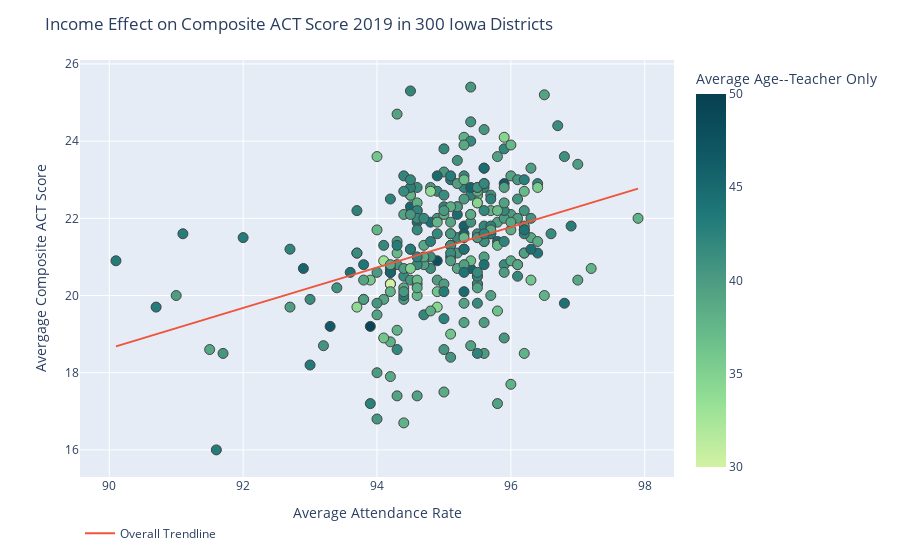

Notebook code cell kept with this figure:
### Code cell
fig = px.scatter(df10, x="Attendance Rate", color= "Average Age--Teacher Only", y="Avg Comp", hover_data="District Name",
trendline="ols", trendline_scope="overall",color_continuous_scale=px.colors.sequential.Emrld, range_color=[30,50])
fig.update_layout(legend_orientation="h", title="Income Effect on Composite ACT Score 2019 in 300 Iowa Districts")
fig.update_traces(marker=dict(size=10,line=dict(width=1)))
fig.update_xaxes(title="Average Attendance Rate")
fig.update_yaxes(title="Avergage Composite ACT Score") 
fig.show()

### Figure 1 — Plotly figure (JSON) as saved in the notebook; plotly's stock layout.template omitted (floating-point values rounded to 4 significant figures; data arrays with more than 128 entries replaced by an {"elided": "..."} marker saying what was removed)
{"data": [{"customdata": {"elided": "277x1 str values"}, "hovertemplate": "Attendance Rate=%{x}<br>Avg Comp=%{y}<br>District Name=%{customdata[0]}<br>Average Age--Teacher Only=%{marker.color}<extra></extra>", "legendgroup": "", "marker": {"color": {"elided": "277 float values"}, "coloraxis": "coloraxis", "line": {"width": 1}, "size": 10, "symbol": "circle"}, "mode": "markers", "name": "", "orientation": "v", "showlegend": false, "type": "scatter", "x": {"elided": "277 float values"}, "xaxis": "x", "y": {"elided": "277 float values"}, "yaxis": "y"}, {"hovertemplate": "<b>OLS trendline</b><br>Avg Comp = 0.52401 * Attendance Rate + -28.5302<br>R<sup>2</sup>=0.122627<br><br>Attendance Rate=%{x}<br>Avg Comp=%{y} <b>(trend)</b><extra></extra>", "legendgroup": "Overall Trendline", "marker": {"line": {"width": 1}, "size": 10}, "mode": "lines", "name": "Overall Trendline", "showlegend": true, "type": "scatter", "x": {"elided": "277 float values"}, "xaxis": "x", "y": {"elided": "277 float values"}, "yaxis": "y"}], "layout": {"coloraxis": {"cmax": 50, "cmin": 30, "colorbar": {"title": {"text": "Average Age--Teacher Only"}}, "colorscale": [[0, "rgb(211, 242, 163)"], [0.1667, "rgb(151, 225, 150)"], [0.3333, "rgb(108, 192, 139)"], [0.5, "rgb(76, 155, 130)"], [0.6667, "rgb(33, 122, 121)"], [0.8333, "rgb(16, 89, 101)"], [1, "rgb(7, 64, 80)"]]}, "legend": {"orientation": "h", "tracegroupgap": 0}, "margin": {"t": 60}, "title": {"text": "Income Effect on Composite ACT Score 2019 in 300 Iowa Districts"}, "xaxis": {"anchor": "y", "domain": [0, 1], "title": {"text": "Average Attendance Rate"}}, "yaxis": {"anchor": "x", "domain": [0, 1], "title": {"text": "Avergage Composite ACT Score"}}}}
